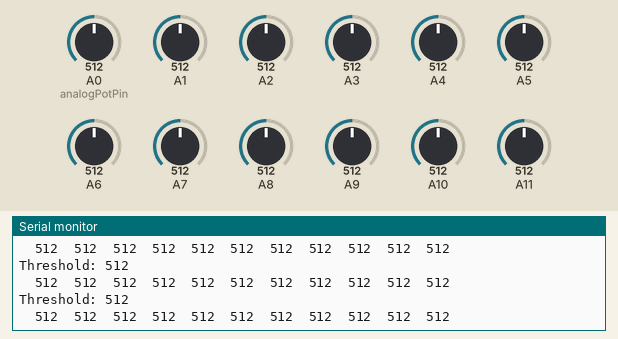
This sketch was run on a simulated Arduino Micro, built with avr-gcc and run on an emulated ATmega32U4. On the bench: the last lines printed to the serial monitor. Inputs (shaded band) come from the test bench; at power-on: A1 = 512, A3 = 512, A4 = 512, A0 (analogPotPin) = 512, A2 = 512, A5 = 512, A6 = 512, A7 = 512, A8 = 512, A9 = 512, A10 = 512, A11 = 512. USB keyboard and mouse output is not drawn.

Above: at 1.2 s.
1.3 s: A1 set to 528
At 1.46 s:
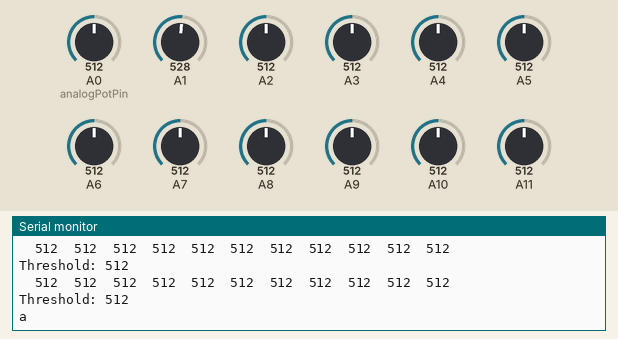
4.8 s: A3 set to 529
At 5.19 s:
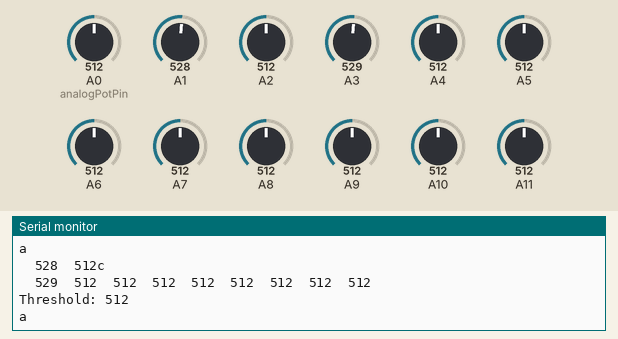
6.7 s: A4 set to 526
At 7.23 s:
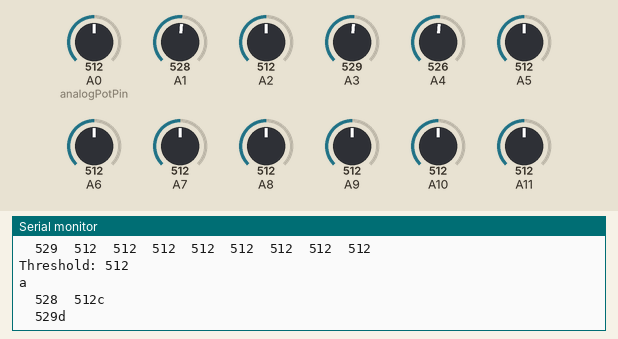

The sketch:

BodyCentricGameControllers_Experiment1.ino
```cpp
/**************************************************************************
 * Body-Centric Game Controller Workshop
 * Social Body Lab + Dames Making Games
 * Working with Arduino Micro board and conductive materials
 * A 10K potentiometer is connected to pin A0 for to control threshold (for calibration).
 * 11 textile sensors are connected to pins A1-A11.
 * Used to control the game Patatap: https://patatap.com/
 *
 * Arduino Example code:
 * https://www.arduino.cc/reference/en/language/functions/usb/keyboard/keyboardwrite/
 * https://www.arduino.cc/en/Reference/KeyboardModifiers
 * Keyboard Ascii References:
 * http://www.asciitable.com/
 * Social Body Lab, March 2019
**************************************************************************/


#include <Keyboard.h>

const int numSensors = 11; //when changing the numSensors, put the same number of zeroes in sensorValue[] below
const int analogPotPin = A0;

int threshold = 0;
int sensorValue[] = {
  0, 0, 0, 0, 0, 0, 0, 0, 0, 0, 0
}; //Same number of zeros as numSensors

void setup() {
  Serial.begin(9600);
  Keyboard.begin();
}

void loop() {
  threshold = analogRead(analogPotPin);
  Serial.print("Threshold: ");
  Serial.println(threshold);

  for (int i = 0; i < numSensors; i++) {
    sensorValue[i] = analogRead(i+1);           //it is ok to refer to A0, A1, A2 as 0, 1, 2 for analogRead (but not for analogWrite())
                                                //SensorValue[0] is read from analog pin 1.
    if (sensorValue[i] > threshold)  {
      Keyboard.write(97 + i);
      Serial.println(char(97 + i));                   //ASCII code for 'a' is 97, 'b' is 98, etc
      delay(200);                                    //wait (in milliseconds) to prevent rapidly pressing the key repeatedly
    }
    Serial.print("\t");
    Serial.print(sensorValue[i]);
  }
  Serial.println();
  delay(1);        // delay in between reads for stability

}
```

Measured:
- the behaviour switches between 512 and 513 on A1 (found by bisection; images 0 and 1)
- the behaviour switches between 512 and 513 on A4 (found by bisection; images 2 and 3)
- after the input at 1.3 s, the serial monitor: prints a new line at once (image 1)
- after the input at 4.8 s, the serial monitor: prints a new line at once (image 2)
- after the input at 6.7 s, the serial monitor: prints a new line after 0.38 s (image 3)
